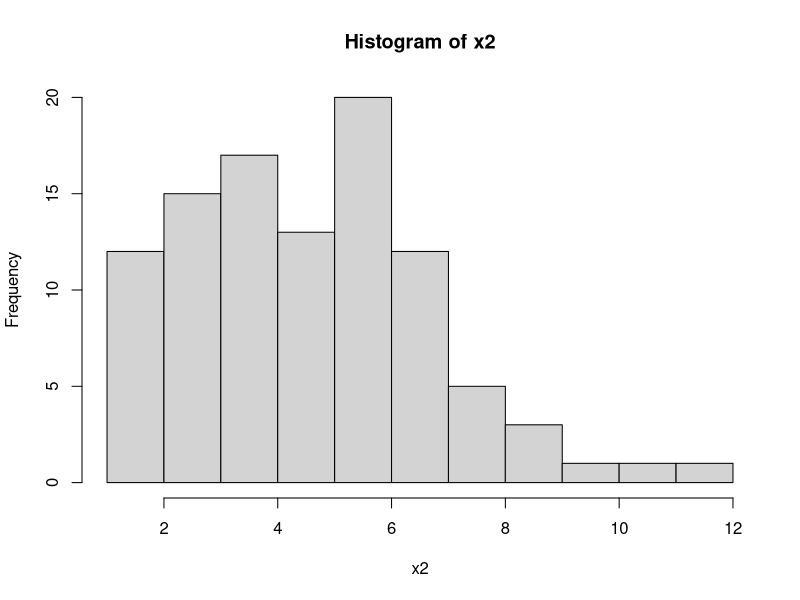
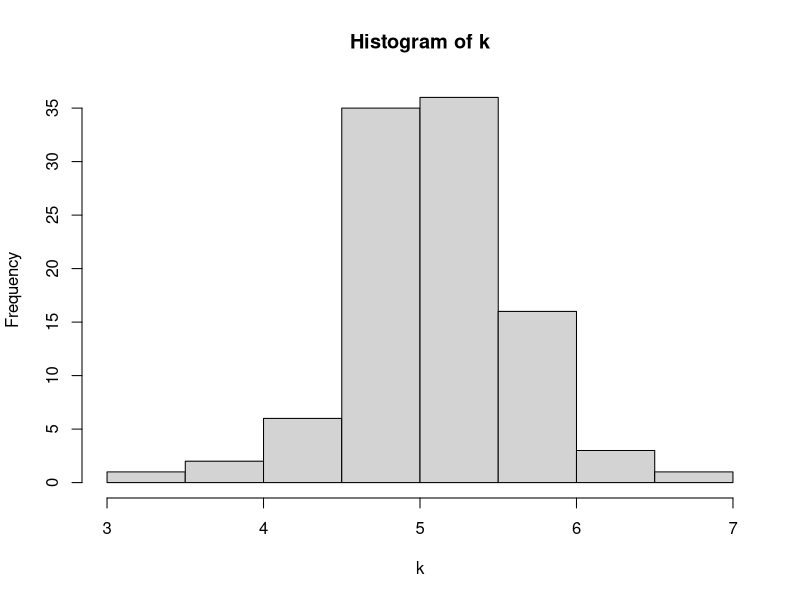

Reproduce these figures in R, in order.
x1 <- rbinom(30,100,0.8)
x1

x2 <- rpois(100,5)
x2
hist(x2)

k <- rnorm(100,5,0.5)
mean(k)
sd(k)
hist(k)

age <- round(runif(69,19,23),0)
age
table(age)

weight <- round(rnorm(69,55,2))
weight
table(weight)

sum = 0
for(i in 0:5){
  k <- (exp(-4)*(4)^i)/factorial(i)
  sum <- sum+k
}
sum

pr <- 1-sum
pr

pr1 <- 1-ppois(5,lambda = 4)
pr1

dpois(0,lambda = 4)
dpois(1,lambda = 4)

sum1 <- 0
for (i in 0:5) {
  k <- dpois(i,lambda = 4)
  sum1 <- sum1 +k
}
pr3 <- 1-sum1
pr3

sum(dbinom(2,6,0.3),dbinom(3,6,0.3),dbinom(4,6,0.3))
pbinom(4,6,0.3)-pbinom(1,6,0.3)
dbinom(2,6,0.3)

myvals <- rbinom(100,100,rep(0.01,100))
myvals

qbinom(0.60,100,0.3)

set.seed(2023)
rnorm(5,2,0.1)

x <- 1:15
length(which(x>10))

